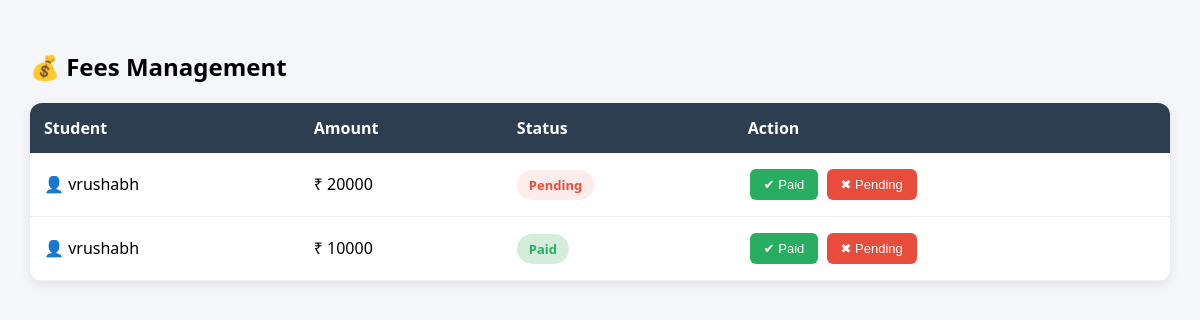
The app's page /fees_admin/ (signed in) with its own data.
### hostel/models.py (models this page shows, shortened)
class Fee(models.Model):
    STATUS_CHOICES = [
        ('Pending', 'Pending'),
        ('Paid', 'Paid'),
    ]
    student = models.ForeignKey(Student, on_delete=models.CASCADE, related_name="fees")
    amount = models.PositiveIntegerField()
    status = models.CharField(max_length=20, choices=STATUS_CHOICES, default='Pending')
    paid_on = models.DateTimeField(null=True, blank=True)
    created_at = models.DateTimeField(auto_now_add=True)
    class Meta:
        ordering = ['-created_at']

class Student(models.Model):
    user = models.OneToOneField(User, on_delete=models.CASCADE)
    room_no = models.CharField(max_length=10)
    hostel_id = models.CharField(max_length=20, unique=True)
    student_phone = models.CharField(max_length=15)
    parent_phone = models.CharField(max_length=15)
    created_at = models.DateTimeField(auto_now_add=True)

### hostel/views.py (the view, shortened to what this page needs)
# urls.py: path('fees_admin/', views.fees_admin, name='fees_admin'),
@login_required
def fees_admin(request):
    fees = Fee.objects.select_related('student', 'student__user').all()
    total_amount = sum(f.amount for f in fees)
    paid_amount = sum(f.amount for f in fees if f.status == "Paid")
    pending_amount = sum(f.amount for f in fees if f.status == "Pending")
    return render(request, 'fees_admin.html', {
        'fees': fees,
        'total_amount': total_amount,
        'paid_amount': paid_amount,
        'pending_amount': pending_amount,
    })

### hostel/templates/fees_admin.html (shortened to what this page needs)
{% load static %}
<!DOCTYPE html>
<html>
<head>
</head>
<body>
<div class="container">
    <h2>💰 Fees Management</h2>
    <table>
        <tr>
            <th>Student</th>
            <th>Amount</th>
            <th>Status</th>
            <th>Action</th>
        </tr>
        {% for fee in fees %}
        <tr>
            <td>👤 {{ fee.student.user.username }}</td>
            <td>₹ {{ fee.amount }}</td>
            <td>
                {% if fee.status == "Paid" %}
                    <span class="status paid">Paid</span>
                {% else %}
                    <span class="status pending">Pending</span>
                {% endif %}
            </td>
            <td>
                <form method="POST" style="display:inline;">
                    <button class="btn paid-btn">✔ Paid</button>
                </form>
                <form method="POST" style="display:inline;">
                    <button class="btn pending-btn">✖ Pending</button>
                </form>
            </td>
        </tr>
        {% empty %}
        <tr>
            <td colspan="4" class="empty">No fee records available</td>
        </tr>
        {% endfor %}
    </table>
</div>
</body>
</html>

### hostel/templates/fees_admin.html (style rules this page uses)
body { margin: 0; font-family: "Segoe UI", Arial; background: #f4f6f9; }
.container { padding: 30px; }
h2 { margin-bottom: 20px; }
table { width: 100%; border-collapse: collapse; background: #fff; border-radius: 12px; overflow: hidden; box-shadow: 0 4px 12px rgba(0,0,0,0.08); }
th { background: #2c3e50; color: white; padding: 14px; text-align: left; }
td { padding: 14px; border-bottom: 1px solid #eee; }
.status { padding: 6px 12px; border-radius: 20px; font-size: 13px; font-weight: bold; }
.paid { background: #d4edda; color: #27ae60; }
.pending { background: #fdecea; color: #e74c3c; }
.btn { border: none; padding: 8px 14px; margin: 2px; border-radius: 6px; font-size: 13px; cursor: pointer; transition: 0.3s; }
.paid-btn { background: #27ae60; color: white; }
.pending-btn { background: #e74c3c; color: white; }

### records on screen
Fee: student.user.username "vrushabh", amount "20000", status "Pending"
Fee: student.user.username "vrushabh", amount "10000", status "Paid"
